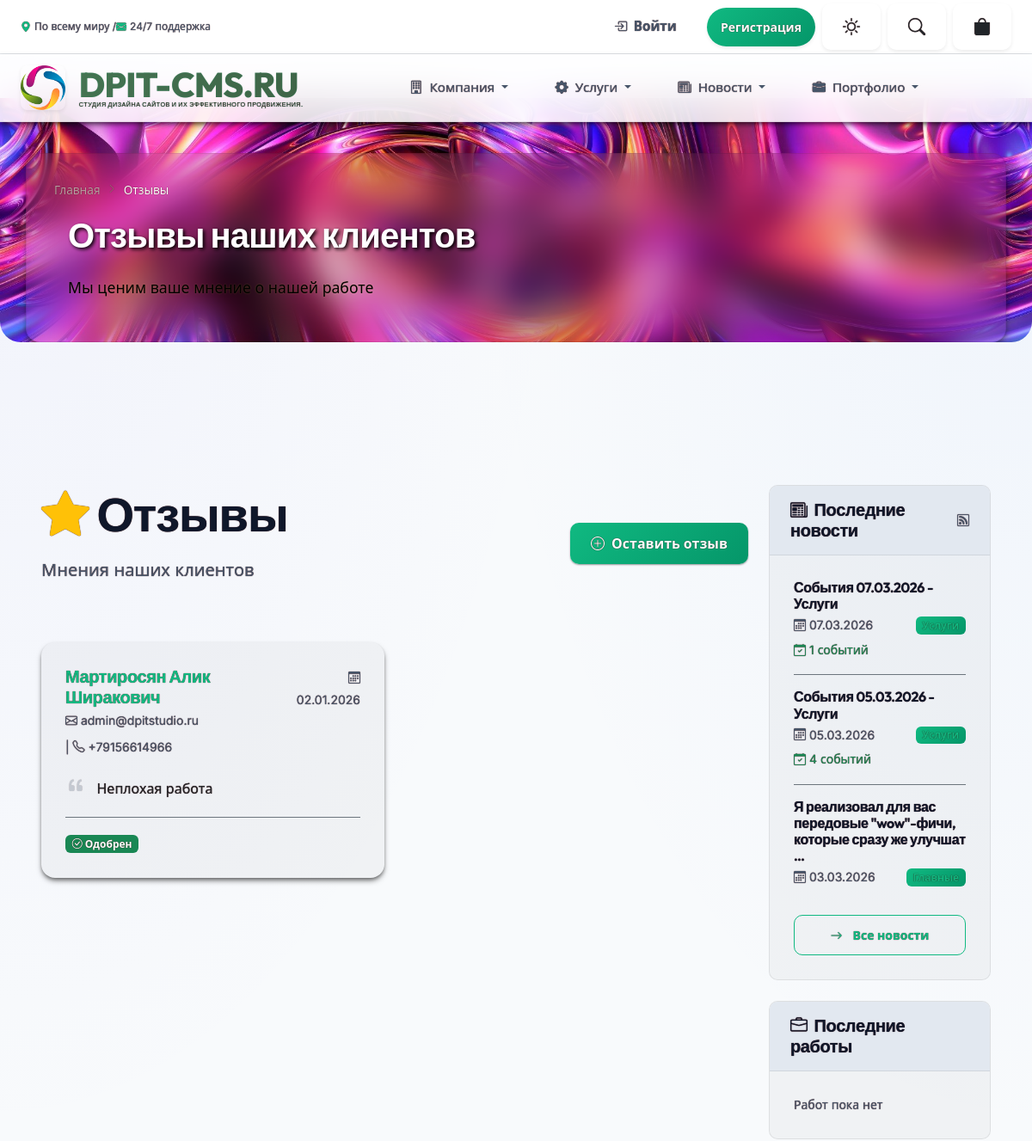
The page /reviews/ (upper part) on the database as committed earlier.
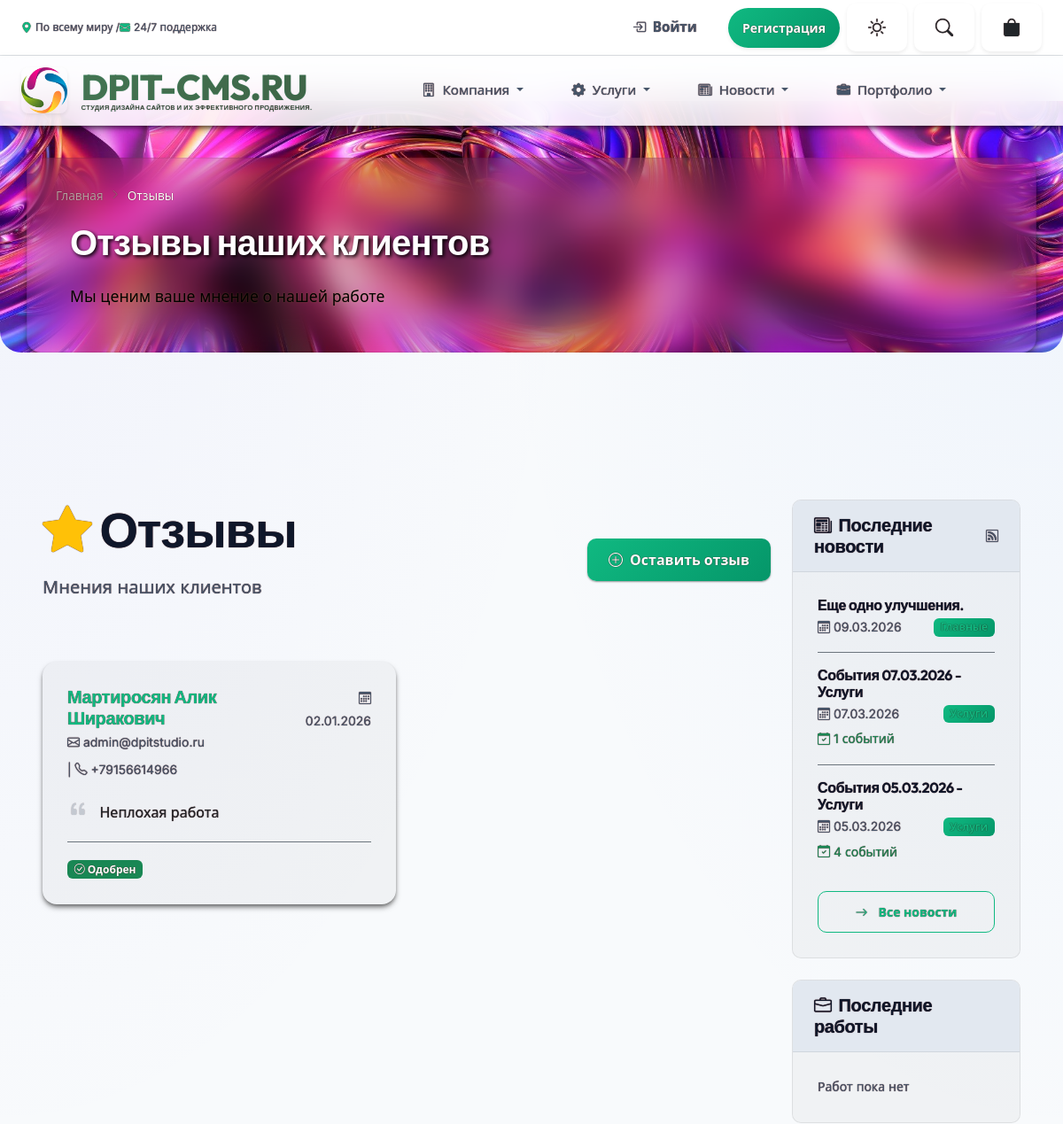
The same page on the database as committed later.
### reviews/models.py (models this page shows, shortened)
class Review(TimestampModel):
    STATUS_CHOICES = (
        ("pending", "На модерации"),
        ("approved", "Одобрено"),
        ("rejected", "Отклонено"),
    )
    full_name = models.CharField(max_length=200, verbose_name="ФИО")
    phone = models.CharField(max_length=20, verbose_name="Телефон")
    email = models.EmailField(verbose_name="Email")
    content = models.TextField(verbose_name="Текст отзыва")
    status = models.CharField(
        max_length=10, choices=STATUS_CHOICES, default="pending", verbose_name="Статус"
    )
    class Meta:
        verbose_name = "Отзыв"
        verbose_name_plural = "Отзывы"
        ordering = ["-created_at"]

### news/models.py (models this page shows, shortened)
class News(ActiveModel, SEOModel, TimestampModel):
    title = models.CharField(max_length=200, verbose_name="Заголовок")
    slug = models.SlugField(unique=True, verbose_name="URL")
    category = models.ForeignKey(
        NewsCategory, on_delete=models.CASCADE, verbose_name="Категория"
    )
    news_date = models.DateField(
        default=timezone.now,
        verbose_name="Дата новости",
        help_text="Дата, к которой относятся события (год, месяц, день)"
    )
    image = models.ImageField(
        upload_to=RenameUploadTo("news/images/"),
        verbose_name="Изображение",
        blank=True,
        null=True
    )
    content = HTMLField(verbose_name="Контент", default="<p>Контент сайта</p>")
    views = models.IntegerField(default=0, verbose_name="Просмотры")
    class Meta:
        verbose_name = "Новость"
        verbose_name_plural = "Новости"
        ordering = ["-news_date", "-created_at"]
        unique_together = [['category', 'news_date']]

class NewsCategory(ActiveModel, SEOModel, HeaderModel):
    name = models.CharField(max_length=100, verbose_name="Название")
    slug = models.SlugField(unique=True, verbose_name="URL")
    logo = models.ImageField(upload_to=RenameUploadTo("news/categories/"), verbose_name="Логотип")
    description = models.TextField(verbose_name="Описание")
    content = HTMLField(verbose_name="Описание на странице", default="<p>Описание</p>")
    order = models.IntegerField(default=0, verbose_name="Порядок")
    class Meta:
        verbose_name = "Категория новостей"
        verbose_name_plural = "Категории новостей"
        ordering = ["order", "name"]

### reviews/views.py (the view)
# urls.py: path("", views.reviews_list, name="list"),
def reviews_list(request):
    reviews = Review.objects.filter(status="approved").order_by("-created_at")
    return render(request, "reviews/list.html", {"reviews": reviews})

### cart/cart.py (called while the page is built)
    def __len__(self):
        return sum(item['quantity'] for item in self.cart.values())

### cart/context_processors.py (called while the page is built)
def cart(request):
    return {'cart': Cart(request)}

### mysite/context_processors.py (called while the page is built)
def season_theme(request):
    month = datetime.datetime.now().month
    if month in (12, 1, 2):
        season = "winter"
    elif month in (3, 4, 5):
        season = "spring"
    elif month in (6, 7, 8):
        season = "summer"
    else:
        season = "autumn"
    return {"current_season": season}

### news/context_processors.py (called while the page is built)
def latest_news(request):
    return {
        "latest_news": News.objects.filter(is_active=True)
            .select_related("category")
            .order_by("-news_date", "-created_at")[:3],
        "news_categories": NewsCategory.objects.filter(is_active=True).annotate(
            news_count=Count("news", filter=Q(news__is_active=True))
        ).order_by("order", "name")[:10],
    }

### portfolio/context_processors.py (called while the page is built)
def latest_portfolio(request):
    return {
        "latest_portfolio": Portfolio.objects.filter(is_active=True).order_by(
            "-created_at"
        )[:3]
    }

### portfolio/models.py (called while the page is built)
    def get_absolute_url(self):
        return reverse("portfolio:by_category", kwargs={"category_slug": self.slug})

### reviews/templates/reviews/list.html (shortened to what this page needs)
{% extends 'base.html' %}
{% load static %}
{% block content %}
<div class="row">
    <div class="col-12">
        <div class="d-flex justify-content-between align-items-center mb-5 animate-left">
            <div>
                <h1 class="display-4 fw-bold text-white mb-3">
                    <i class="bi bi-star-fill text-warning"></i> Отзывы
                </h1>
                <p class="lead text-muted">Мнения наших клиентов</p>
            </div>
            <a href="{% url 'reviews:create' %}" class="btn btn-primary shine-effect">
                <i class="bi bi-plus-circle"></i> Оставить отзыв
            </a>
        </div>
        <div class="row g-4">
            {% for review in reviews %}
            <div class="col-md-6">
                <div class="card glass-card-premium border-0 h-100">
                    <div class="card-body">
                        <div class="d-flex justify-content-between align-items-start mb-3">
                            <div>
                                <h5 class="card-title mb-1 text-primary">{{ review.full_name }}</h5>
                                <div class="small text-muted d-flex flex-wrap gap-2">
                                    <span><i class="bi bi-envelope"></i> {{ review.email }}</span>
                                    {% if review.phone %}
                                        <span>| <i class="bi bi-telephone"></i> {{ review.phone }}</span>
                                    {% endif %}
                                </div>
                            </div>
                            <div class="text-end">
                                <small class="text-muted"><i class="bi bi-calendar3"></i> {{ review.created_at|date:"d.m.Y" }}</small>
                            </div>
                        </div>
                        <div class="card-text mb-3 flex-grow-1">
                            <i class="bi bi-quote fs-4 text-muted opacity-25"></i>
                            <span class="ms-2">{{ review.content|linebreaksbr }}</span>
                        </div>
                        <div class="mt-auto border-top border-secondary pt-3">
                            {% if review.status == 'pending' %}
                                <span class="badge bg-warning text-dark"><i class="bi bi-clock"></i> На модерации</span>
                            {% elif review.status == 'approved' %}
                                <span class="badge bg-success"><i class="bi bi-check-circle"></i> Одобрен</span>
                            {% endif %}
                        </div>
                    </div>
                </div>
            </div>
            {% endfor %}
        </div>
    </div>
</div>
{% endblock %}

### templates/includes/bl_news_sbar.html
<div class="sidebar-card mb-4">
    <div class="sidebar-header d-flex justify-content-between align-items-center">
        <h5 class="mb-0 text-white"><i class="bi bi-newspaper me-2"></i>Последние новости</h5>
        <a href="{% url 'news:feed' %}" class="text-muted small" title="RSS лента">
            <i class="bi bi-rss"></i>
        </a>
    </div>
    <div class="card-body">
        {% for latest in latest_news %}
        <div class="mb-3 pb-3 {% if not forloop.last %}border-bottom border-secondary{% endif %}">
            <h6 class="fw-semibold mb-1">
                <a href="{% url 'news:detail' latest.slug %}" class="text-white text-decoration-none hover-primary">
                    {{ latest.title|truncatewords:10 }}
                </a>
            </h6>
            <div class="d-flex justify-content-between align-items-center">
                <small class="text-muted">
                    <i class="bi bi-calendar3 me-1"></i>{{ latest.news_date|date:"d.m.Y" }}
                </small>
                <span class="badge bg-primary bg-opacity-20 text-primary small">
                    {{ latest.category.name }}
                </span>
            </div>
            {% if latest.events.count > 0 %}
            <div class="mt-1">
                <small class="text-success">
                    <i class="bi bi-calendar-check me-1"></i>{{ latest.events.count }} событий
                </small>
            </div>
            {% endif %}
        </div>
        {% empty %}
        <p class="text-muted mb-0 small">Новости пока не опубликованы</p>
        {% endfor %}
        {% if latest_news %}
        <div class="text-center mt-2">
            <a href="{% url 'news:list' %}" class="btn btn-sm btn-outline-primary w-100">
                <i class="bi bi-arrow-right me-1"></i>Все новости
            </a>
        </div>
        {% endif %}
    </div>
</div>

Rows that differ between the two databases and show on the page:
no longer on this page (row unchanged): News: title "Я реализовал для вас передовые \"wow\"-фичи, которые сразу же улучшат …", news_date "03.03.2026", category.name "Главные"
added News: title "Еще одно улучшения.", news_date "09.03.2026", category.name "Главные"
